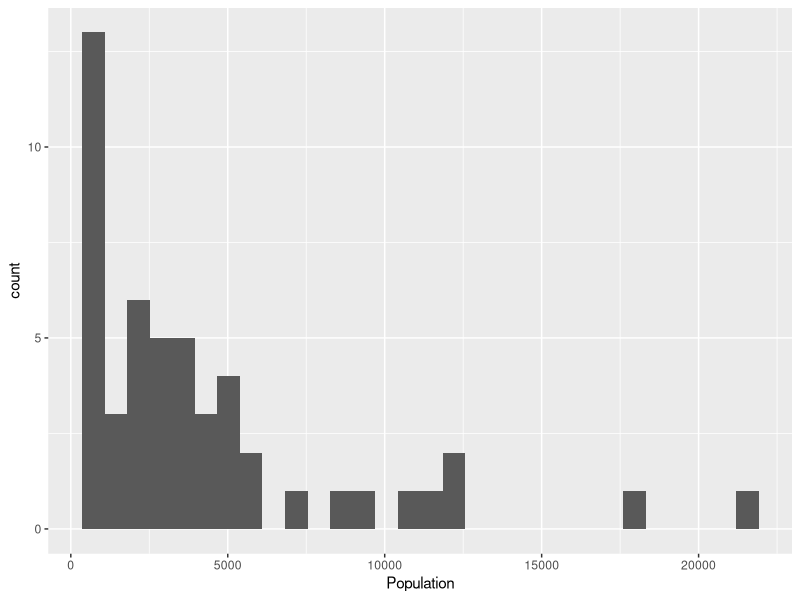
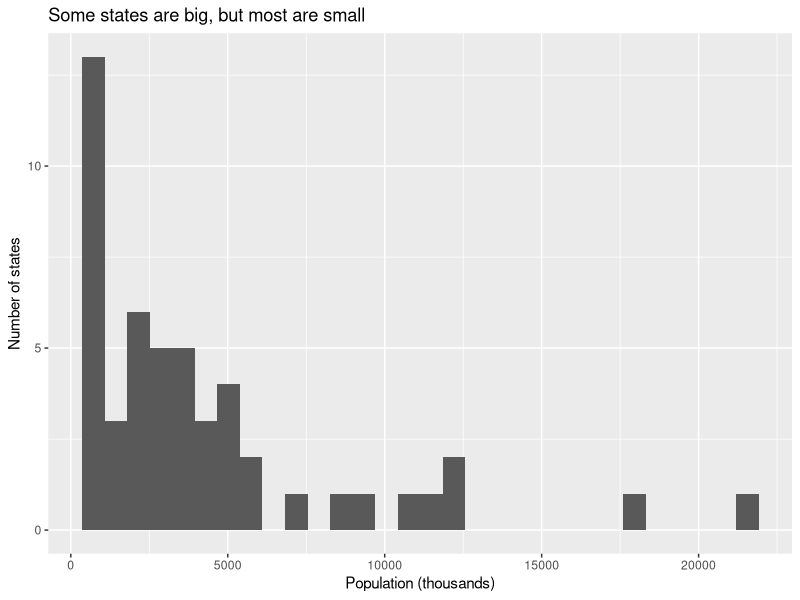
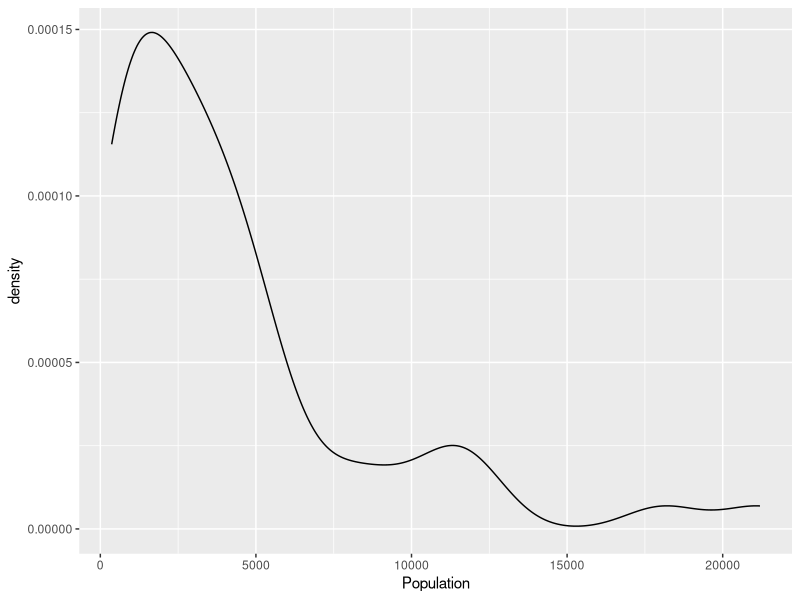
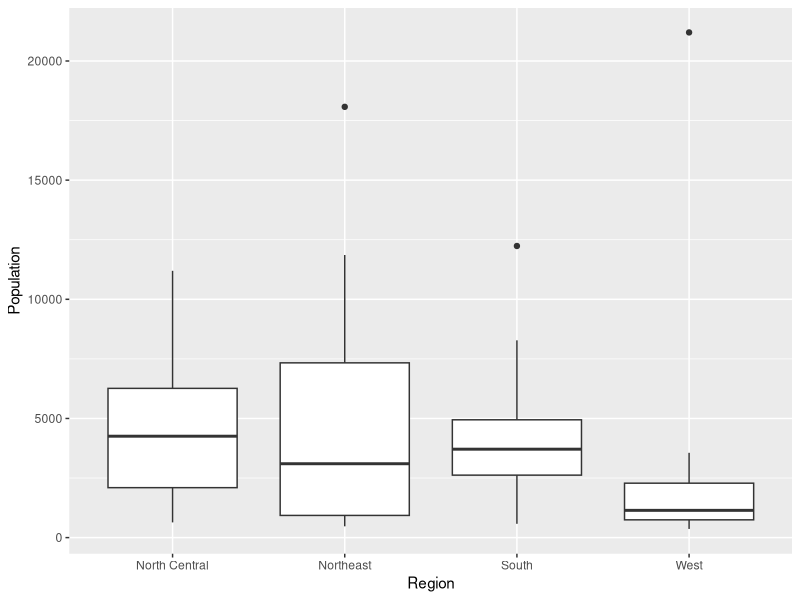
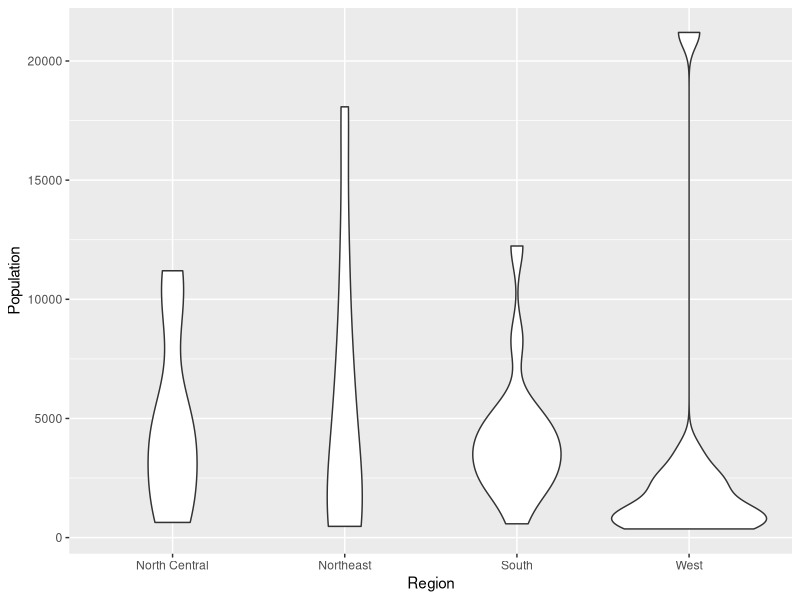
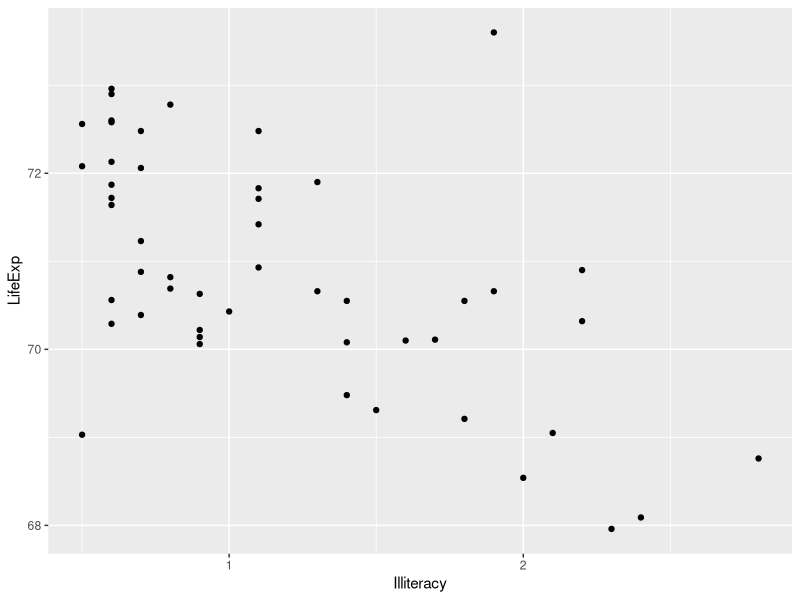
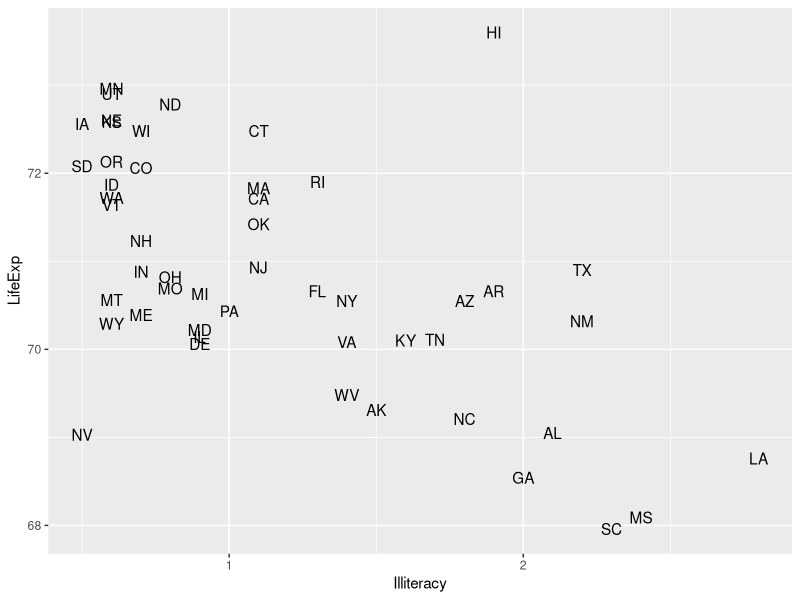
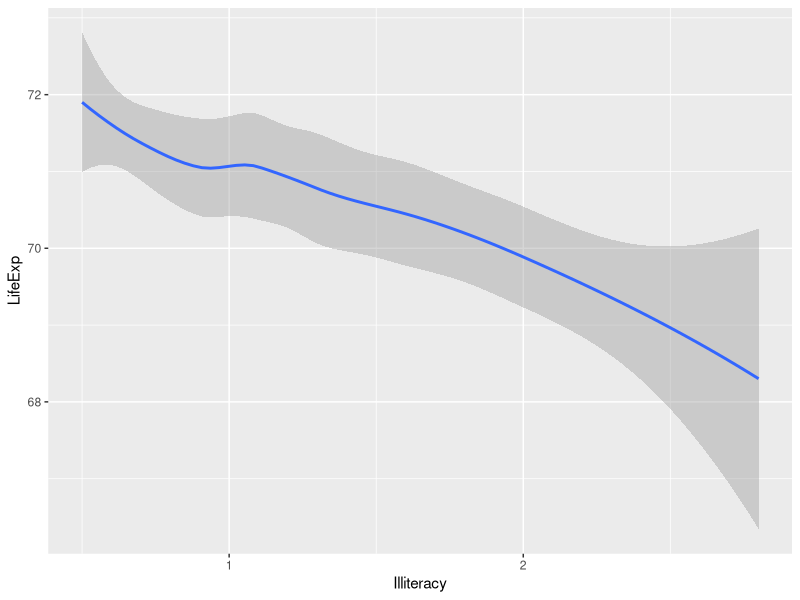

The R source for these figures, in order: (Note: this script raises an error after producing the figures.)
## ---- chunk 1
library("tidyverse")
## ---- chunk 2
state_data <- read_csv("state-data.csv")
state_data
## ---- chunk 3
ggplot(state_data, aes(x = Population)) +
  geom_histogram()
## ---- chunk 4
ggplot(state_data, aes(x = Population)) +
  geom_histogram() +
  xlab("Population (thousands)") +
  ylab("Number of states") +
  ggtitle("Some states are big, but most are small")
## ---- chunk 5
ggplot(state_data, aes(x = Population)) +
  geom_density()
## ---- chunk 6
ggplot(state_data, aes(x = Region, y = Population)) +
  geom_boxplot()
## ---- chunk 7
ggplot(state_data, aes(x = Region, y = Population)) +
  geom_violin()
## ---- chunk 8
ggplot(state_data, aes(x = Illiteracy, y = LifeExp)) +
  geom_point()
## ---- chunk 9
ggplot(state_data, aes(x = Illiteracy, y = LifeExp)) +
  geom_text(aes(label = Abbrev))
## ---- chunk 10
ggplot(state_data, aes(x = Illiteracy, y = LifeExp)) +
  geom_smooth()
## ---- chunk 11
ggplot(state_data, aes(x = Illiteracy, y = LifeExp)) +
  geom_smooth() +
  geom_point()
## ---- chunk 12
ggplot(state_data, aes(x = Population)) +
  geom_histogram() +
  facet_wrap(~ Region)
## ---- chunk 13
ggplot(state_data, aes(x = Population)) +
  geom_histogram() +
  facet_wrap(~ Region, ncol = 1)
## ---- chunk 14
ggplot(state_data, aes(x = Population)) +
  geom_histogram() +
  facet_grid(Region ~ IncomeGroup)
## ---- chunk 15
ggplot(state_data, aes(x = Illiteracy, y = LifeExp)) +
  geom_point(aes(size = Population))
## ---- chunk 16
ggplot(state_data, aes(x = Illiteracy, y = LifeExp)) +
  geom_point(aes(colour = Region))
## ---- chunk 17
ggplot(state_data, aes(x = Population)) +
  geom_density(aes(linetype = IncomeGroup))
## ---- chunk 18
ggplot(state_data, aes(x = Illiteracy, y = LifeExp)) +
  geom_smooth() +
  geom_text(aes(label = Abbrev, colour = Region, size = Population)) +
  facet_wrap(~ IncomeGroup)
## ---- chunk 19
library("tidyverse")

state_data <- state.x77 %>%
  as_tibble() %>%
  add_column(State = rownames(state.x77),
             Abbrev = state.abb,
             Region = state.region,
             .before = 1) %>%
  rename(LifeExp = `Life Exp`,
         HSGrad = `HS Grad`) %>%
  mutate(IncomeGroup = cut(Income,
                           breaks = quantile(Income,
                                             probs = seq(0, 1, by = 1/3)),
                           labels = c("Low", "Medium", "High"),
                           include.lowest = TRUE))

write_csv(state_data, file = "state-data.csv")
